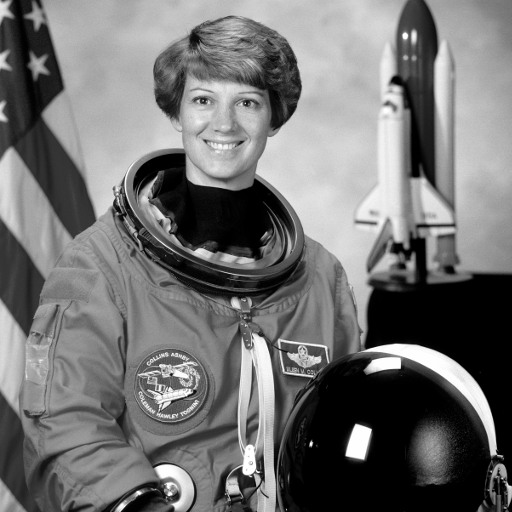
#> input picture dataset/controlled/astronaut.png, 512 x 512 px; its folder holds only this picture in this run
$ python measure_bounded_channel.py
#> lines starting #> are read from the running program, lines starting #| are printed output that depends on the picture
### src/fham/methods.py
from dataclasses import dataclass

import numpy as np
from PIL import Image
from scipy.optimize import linear_sum_assignment

from .assignment import (
    random_feasible_assignment,
    sparse_stability_aware_columns,
    stability_aware_columns,
)
from .config import BLOCK_SIZE
from .descriptors import descriptor_hashes
from .stability import _block_payloads


@dataclass(frozen=True)
class Location:
    x: int
    y: int
    arrangement: int


@dataclass
class Assignment:
    image_shape: tuple[int, int]
    block_size: int
    locations: list[Location]
    displacements: list[int]


class BaseMethod:
    def __init__(self, block_size=BLOCK_SIZE, descriptor="spectral"):
        self.block_size = block_size
        self.descriptor = descriptor
        self.lookup_table = {}
        self.image_shape = None

    def build_lookup_table(self, image):
        self.image_shape = tuple(image.shape)
        self.lookup_table = {}
        height, width = image.shape
        for y in range(0, height - self.block_size + 1, self.block_size):
            for x in range(0, width - self.block_size + 1, self.block_size):
                block = image[y:y + self.block_size, x:x + self.block_size]
                for arrangement, hash_value in enumerate(
                    descriptor_hashes(block, self.descriptor)
                ):
                    self.lookup_table.setdefault(hash_value, []).append(
                        Location(x, y, arrangement)
                    )
        return self.capacity

    @property
    def capacity(self):
        return sum(len(locations) for locations in self.lookup_table.values())

    # [19 lines left out: function extract, not called in this run]


class ExactMatchMethod(BaseMethod):
    # [13 lines left out: function embed, not called in this run]


class GreedyAssignmentMethod(BaseMethod):
    # [21 lines left out: function embed, not called in this run]


class OptimalAssignmentMethod(BaseMethod):
    # [24 lines left out: function embed, not called in this run]


class BottleneckAssignmentMethod(BaseMethod):
    """Minimizes the maximum |displacement| (A4) instead of the L1 sum, via
    binary search on the threshold followed by a feasibility check with the
    Jonker-Volgenant solver used by ``scipy.optimize.linear_sum_assignment``."""

    def __init__(self, max_displacement, block_size=BLOCK_SIZE, descriptor="spectral"):
        super().__init__(block_size, descriptor)
        self.max_displacement = max_displacement

    # [44 lines left out: function embed, not called in this run]


class RandomFeasibleAssignmentMethod(BaseMethod):
    """Wraps ``assignment.random_feasible_assignment`` (A6): a randomized
    feasible assignment used only as a lower-anchor baseline, not a proposed
    contribution."""

    # [29 lines left out: functions __init__, embed, not called in this run]


class StabilityAwareAssignmentMethod(BaseMethod):
    """Assignment using the composite cost
    ``c = lam * normalized_residual + (1 - lam) * (1 - stability)``.

    ``stabilities`` maps a ``Location`` to an empirically estimated
    probability that its descriptor hash is unchanged under a development
    subset of the transformation channel; unseen locations default to 1.0
    (assumed stable)."""

    # [50 lines left out: functions __init__, embed, not called in this run]


class BoundedAssignmentMethod(OptimalAssignmentMethod):
    def __init__(self, max_displacement, block_size=BLOCK_SIZE, descriptor="spectral"):
        super().__init__(block_size, descriptor)
        self.max_displacement = max_displacement

    def embed(self, message, image):
        if not self.lookup_table:
            self.build_lookup_table(image)
        if len(message) > self.capacity:
            return None
        records = [
            (value, location)
            for value in sorted(self.lookup_table)
            for location in self.lookup_table[value]
        ]
        targets = np.fromiter((ord(character) for character in message), dtype=np.int16)
        hashes = np.fromiter((value for value, _ in records), dtype=np.int16)
        costs = np.abs(targets[:, None] - hashes[None, :]).astype(np.float64)
        costs[costs > self.max_displacement] = np.inf
        try:
            rows, columns = linear_sum_assignment(costs)
        except ValueError:
            return None
        if not np.isfinite(costs[rows, columns]).all():
            return None
        ordered_columns = columns[np.argsort(rows)]
        locations = [records[index][1] for index in ordered_columns]
        displacements = [
            int(target - records[index][0])
            for target, index in zip(targets, ordered_columns)
        ]
        return Assignment(
            self.image_shape, self.block_size, locations, displacements
        )

### src/fham/hashing.py
import numpy as np


def largest_eigenvalue(block):
    matrix = np.asarray(block, dtype=np.float64).copy()
    matrix -= matrix.mean()
    try:
        return float(np.linalg.eigvalsh(matrix @ matrix.T).max())
    except np.linalg.LinAlgError:
        return float(np.abs(matrix).max())


def hash_block_arrangements(block):
    side = block.shape[0]
    sub_side = side // 3
    sub_blocks = [
        block[row * sub_side:(row + 1) * sub_side,
              col * sub_side:(col + 1) * sub_side]
        for row in range(3)
        for col in range(3)
    ]
    values = [largest_eigenvalue(sub_block) for sub_block in sub_blocks]
    orders = (
        (0, 1, 2, 5, 8, 7, 6, 3, 4),
        tuple(range(9)),
        (0, 3, 6, 7, 8, 5, 2, 1, 4),
    )
    hashes = [
        sum(
            (values[order[index]] >= values[order[index + 1]]) << (7 - index)
            for index in range(8)
        )
        for order in orders
    ]
    hashes.append(
        sum((values[4] <= values[index]) << bit
            for bit, index in zip(range(7, -1, -1), (0, 1, 2, 3, 5, 6, 7, 8)))
    )
    return hashes


# [26 lines left out: function spectral_comparison_margins, not called in this run]

### src/fham/channel.py
import hashlib
import os
import sqlite3
import struct
import threading
import zlib
from contextlib import closing

from cryptography.hazmat.primitives.ciphers.aead import AESGCM
from cryptography.hazmat.primitives import hashes
from cryptography.exceptions import InvalidSignature
from cryptography.hazmat.primitives.asymmetric.x25519 import (
    X25519PrivateKey,
    X25519PublicKey,
)
from cryptography.hazmat.primitives.asymmetric.ed25519 import (
    Ed25519PrivateKey,
    Ed25519PublicKey,
)
from cryptography.hazmat.primitives.kdf.hkdf import HKDF

from .methods import Assignment, Location


class AuxiliaryChannel:
    SERIAL_HEADER = struct.Struct(">4sBHHHI")
    RECORD = struct.Struct(">Hh")
    ENVELOPE_HEADER = struct.Struct(">4sBII")
    DIRECT_ENVELOPE_HEADER = struct.Struct(">B")
    SHAPED_ENVELOPE_HEADER = struct.Struct(">4sBI")
    SESSION_ENVELOPE_HEADER = struct.Struct(">4sB16sQ12sI")
    SERIAL_MAGIC = b"FHMS"
    ENVELOPE_MAGIC = b"FHME"
    SHAPED_ENVELOPE_MAGIC = b"FHMT"
    VERSION = 1
    AAD = b"FHAM-AUXILIARY"
    SHAPED_AAD = b"FHAM-AUXILIARY-SHAPED"
    SESSION_MAGIC = b"FHMS"
    SESSION_AAD = b"FHAM-AUXILIARY-SESSION-v1"

    @classmethod
    def serialize(cls, assignment):
        count = len(assignment.locations)
        if count != len(assignment.displacements):
            raise ValueError("location and displacement counts differ")
        payload = bytearray(
            cls.SERIAL_HEADER.pack(
                cls.SERIAL_MAGIC,
                cls.VERSION,
                assignment.image_shape[0],
                assignment.image_shape[1],
                assignment.block_size,
                count,
            )
        )
        for location, displacement in zip(
            assignment.locations, assignment.displacements
        ):
            blocks_per_row = assignment.image_shape[1] // assignment.block_size
            block_index = (
                location.y // assignment.block_size
            ) * blocks_per_row + location.x // assignment.block_size
            token = block_index * 4 + location.arrangement
            payload.extend(
                cls.RECORD.pack(
                    token,
                    displacement,
                )
            )
        return bytes(payload)

    # [39 lines left out: functions deserialize, serialized_length, not called in this run]

    @classmethod
    def protect(cls, assignment, key):
        raw = cls.serialize(assignment)
        compressed = zlib.compress(raw, level=9)
        nonce = os.urandom(12)
        ciphertext = AESGCM(key).encrypt(nonce, compressed, cls.AAD)
        envelope = cls.ENVELOPE_HEADER.pack(
            cls.ENVELOPE_MAGIC, cls.VERSION, len(raw), len(compressed)
        )
        return envelope + nonce + ciphertext

    # [252 lines left out: functions protect_direct, recover, protect_shaped, recover_shaped, derive_session_key, sign_ephemeral and 4 more, not called in this run]


class ReplayGuard:
    """In-memory strict sequence guard for single-process experiments."""

    def __init__(self):
        self._next_sequence = {}
        self._lock = threading.Lock()

    # [18 lines left out: functions register_session, accept, not called in this run]


class SQLiteReplayGuard:
    """Durable, atomic replay state for a receiver deployment."""

    # [46 lines left out: functions __init__, register_session, accept, not called in this run]

### src/fham/descriptors.py
from __future__ import annotations

import numpy as np
from scipy.fft import dctn

from .hashing import hash_block_arrangements
from .abdulsattar import AbdulsattarMethod


def _as_gray_uint8(block: np.ndarray) -> np.ndarray:
    array = np.asarray(block)
    if array.ndim == 3:
        array = (
            0.299 * array[..., 0] + 0.587 * array[..., 1] + 0.114 * array[..., 2]
        )
    if array.dtype == bool:
        array = array.astype(np.uint8) * 255
    elif np.issubdtype(array.dtype, np.floating):
        scale = 255 if array.max(initial=0) <= 1 else 1
        array = np.clip(array * scale, 0, 255)
    return array.astype(np.uint8, copy=False)


def spectral_hashes(block: np.ndarray) -> list[int]:
    return hash_block_arrangements(_as_gray_uint8(block))


# [86 lines left out: functions dct_ordinal_hashes, wavelet_gradient_hashes, mean_ordinal_hashes, dct_sumabs_hashes, abdulsattar_arr4_hashes, _ordinal_arrangements, not called in this run]


DESCRIPTORS = {
    "spectral": spectral_hashes,
    "dct_ordinal": dct_ordinal_hashes,
    "wavelet_gradient": wavelet_gradient_hashes,
    "mean_ordinal": mean_ordinal_hashes,
    "dct_sumabs": dct_sumabs_hashes,
    "abdulsattar_arr4": abdulsattar_arr4_hashes,
}


def descriptor_hashes(block: np.ndarray, descriptor: str = "spectral") -> list[int]:
    try:
        return DESCRIPTORS[descriptor](block)
    except KeyError as exc:
        raise ValueError(f"unknown descriptor: {descriptor}") from exc

### src/fham/experiments.py
import csv
import os
import random
import time
import tracemalloc
import zlib
from io import BytesIO
from pathlib import Path

import numpy as np
import pandas as pd
from cryptography.hazmat.primitives.ciphers.aead import AESGCM
from PIL import Image
from scipy import stats as scipy_stats
from scipy.ndimage import gaussian_filter, median_filter
from sklearn.ensemble import GradientBoostingClassifier, RandomForestClassifier
from sklearn.linear_model import LogisticRegression
from sklearn.metrics import (
    balanced_accuracy_score,
    mutual_info_score,
    roc_auc_score,
    roc_curve,
)
from sklearn.model_selection import train_test_split
from sklearn.neural_network import MLPClassifier

from .abdulsattar import AbdulsattarMethod
from .assignment import (
    aggregated_min_cost_assignment,
    bottleneck_radius,
    codebook_counts,
    dense_min_cost,
    symbol_counts,
)
from .channel import AuxiliaryChannel
from .config import DATASET_DIR, MESSAGE_LENGTHS, PRINTABLE_ASCII, RANDOM_SEED, ROOT
from .descriptors import descriptor_hashes
from .ecc import repetition_decode, repetition_encode
from .methods import (
    Assignment,
    BottleneckAssignmentMethod,
    BoundedAssignmentMethod,
    ExactMatchMethod,
    GreedyAssignmentMethod,
    OptimalAssignmentMethod,
    RandomFeasibleAssignmentMethod,
    StabilityAwareAssignmentMethod,
)
from .wysawis import WysawisMethod


def _message(length, image_name, trial):
    seed = RANDOM_SEED + length * 1009 + trial * 97
    seed += zlib.crc32(image_name.encode("utf-8"))
    rng = random.Random(seed)
    return "".join(chr(rng.choice(PRINTABLE_ASCII)) for _ in range(length))


# [28 lines left out: function capacity_experiment, not called in this run]


def stress_capacity_experiment(images, lengths=(100, 200), trials=3):
    summary, raw = capacity_experiment_subset(images, lengths, trials)
    return summary, raw


# [1098 lines left out: functions capacity_experiment_subset, assignment_ablation, codebook_geometry, bounded_assignment_experiment, _attack, _wysawis_attack and 17 more, not called in this run]


def _speckle(array, variance, rng):
    noise = rng.normal(0, np.sqrt(variance), array.shape)
    return np.clip(array.astype(np.float64) * (1 + noise), 0, 255).astype(np.uint8)


# [16 lines left out: functions _impulse, _gfilter, not called in this run]


def _medfilter(array, kernel):
    return median_filter(array, size=kernel).astype(np.uint8)


def _brightness(array, delta_pct):
    return np.clip(array.astype(np.float64) + delta_pct * 255, 0, 255).astype(np.uint8)


# [4 lines left out: function _contrast, not called in this run]


def _gamma(array, value):
    normalized = array.astype(np.float64) / 255.0
    return np.clip(255 * (normalized ** value), 0, 255).astype(np.uint8)


# [7 lines left out: function _crop_restore, not called in this run]


EXTENDED_TRANSFORMS = (
    "jpeg95", "jpeg90", "jpeg85", "jpeg75", "jpeg50",
    "resize075", "resize090", "resize110", "resize125",
    "rotate_neg1", "rotate_neg0_5", "rotate_pos0_5", "rotate_pos1",
    "gnoise_sigma0_5", "gnoise_sigma1", "gnoise_sigma2",
    "speckle_v0_001", "speckle_v0_005",
    "impulse_d0_001", "impulse_d0_005",
    "gfilter_k3", "gfilter_k5",
    "medfilter_k3", "medfilter_k5",
    "brightness_neg10", "brightness_pos10",
    "contrast_neg10", "contrast_pos10",
    "gamma_0_9", "gamma_1_1",
    "crop_restore_1pct", "crop_restore_5pct",
    "combo_jpeg90_resize090", "combo_jpeg90_gnoise1",
    "combo_resize090_gfilter3", "combo_jpeg85_brightness_pos10",
)


# [265 lines left out: functions _extended_attack, extended_transformation_robustness_experiment, _decoy_assignment, traffic_detectability_experiment, not called in this run]


GEOMETRIC_TRANSFORMS = (
    "rotate_neg1", "rotate_neg0_5", "rotate_pos0_5", "rotate_pos1",
    "crop_restore_1pct", "crop_restore_5pct",
)


# [72 lines left out: function ecc_repetition_experiment, not called in this run]

### scripts/measure_bounded_channel.py
"""Measure auxiliary-channel size for the controlled B=2 cohort at 200 chars."""

from pathlib import Path
import os
import zlib

import pandas as pd
import numpy as np
from PIL import Image

from fham.channel import AuxiliaryChannel
from fham.config import DATASET_DIR, RESULTS_DIR
from fham.experiments import _message
from fham.methods import BoundedAssignmentMethod


def main():
    key = os.urandom(32)
    rows = []
    for image_path in sorted((DATASET_DIR / "controlled").glob("*.png")):
        image_name = image_path.stem
        image = np.asarray(Image.open(image_path).convert("L"))
#> image is the input picture: shape (512, 512); min 0, max 255, mean 114.3
        method = BoundedAssignmentMethod(2)
        method.build_lookup_table(image)
        for trial in range(10):
            message = _message(200, image_name, trial)
            assignment = method.embed(message, image)
            if assignment is None:
                rows.append({"image": image_name, "trial": trial, "success": 0})
                continue
            compact = AuxiliaryChannel.protect(assignment, key)
            direct_payload = zlib.compress(message.encode("ascii"), level=9)
            direct_envelope = AuxiliaryChannel.protect_direct(direct_payload, key)
            direct_bytes = len(direct_envelope)
            raw = AuxiliaryChannel.serialize(assignment)
            rows.append({
                "image": image_name,
                "trial": trial,
                "success": 1,
                "message_bytes": len(message.encode("ascii")),
                "raw_record_bytes": len(raw),
                "compact_envelope_bytes": len(compact),
                "direct_encrypted_bytes": direct_bytes,
                "envelope_to_direct_ratio": len(compact) / direct_bytes,
            })
#> this loop made 1 pass
#> pass 1, in embed, `costs = np.abs(targets[:, None] - hashes[None, :]).astype(np.float64)`:
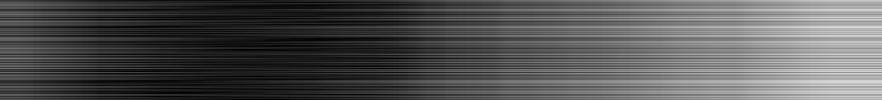
#> costs: shape (200, 1764) float64 (shown at 1/2 size); min 0, max 223, mean 83.8
    raw = pd.DataFrame(rows)
    RESULTS_DIR.mkdir(parents=True, exist_ok=True)
    raw_path = RESULTS_DIR / "auxiliary_channel_b2_200_raw.csv"
    summary_path = RESULTS_DIR / "auxiliary_channel_b2_200.csv"
    raw.to_csv(raw_path, index=False)
    successful = raw[raw.success == 1]
    summary = pd.DataFrame([{
        "bound": 2,
        "length": 200,
        "trials": len(raw),
        "feasible_trials": len(successful),
        "assignment_success_rate": len(successful) / len(raw),
        "mean_raw_record_bytes": successful.raw_record_bytes.mean(),
        "mean_compact_envelope_bytes": successful.compact_envelope_bytes.mean(),
        "mean_direct_encrypted_bytes": successful.direct_encrypted_bytes.mean(),
        "mean_envelope_to_direct_ratio": successful.envelope_to_direct_ratio.mean(),
    }])
    summary.to_csv(summary_path, index=False)
    print(summary.to_string(index=False))
    print(f"raw: {raw_path}")
    print(f"summary: {summary_path}")


if __name__ == "__main__":
    main()
#> (the call stopped at in protect, `ciphertext = AESGCM(key).encrypt(nonce, compressed, cls.AAD)`: cryptography is not available in this run)

$ run again, on dataset/controlled/coffee.png
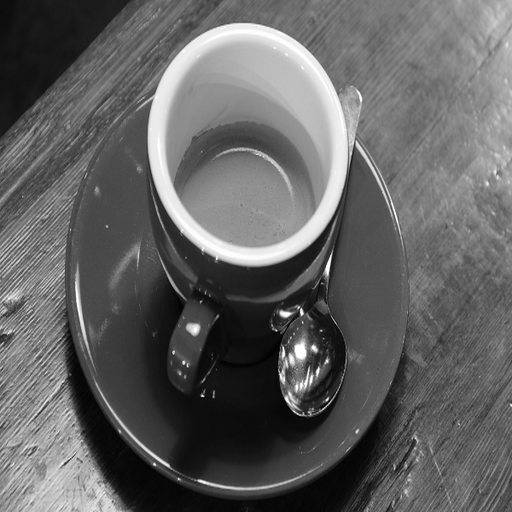
#> input picture dataset/controlled/coffee.png, 512 x 512 px
#> in main, image is the input picture: shape (512, 512); min 0, max 255, mean 98.3
#> the loop in main, `for trial in range(10):` made 1 pass
#> pass 1, in embed, `costs = np.abs(targets[:, None] - hashes[None, :]).astype(np.float64)`:
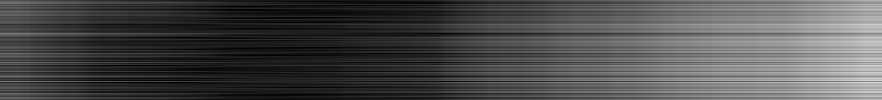
#> costs: shape (200, 1764) float64 (shown at 1/2 size); min 0, max 223, mean 75.5

$ run again, on dataset/controlled/coins.png
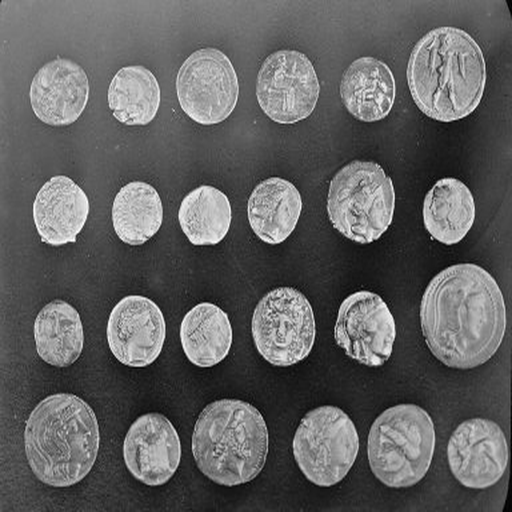
#> input picture dataset/controlled/coins.png, 512 x 512 px
#> in main, image is the input picture: shape (512, 512); min 0, max 255, mean 96.9
#> the loop in main, `for trial in range(10):` made 1 pass
#> pass 1, in embed, `costs = np.abs(targets[:, None] - hashes[None, :]).astype(np.float64)`:
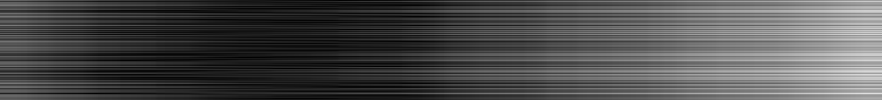
#> costs: shape (200, 1764) float64 (shown at 1/2 size); min 0, max 223, mean 75.9

$ run again, on dataset/controlled/camera.png
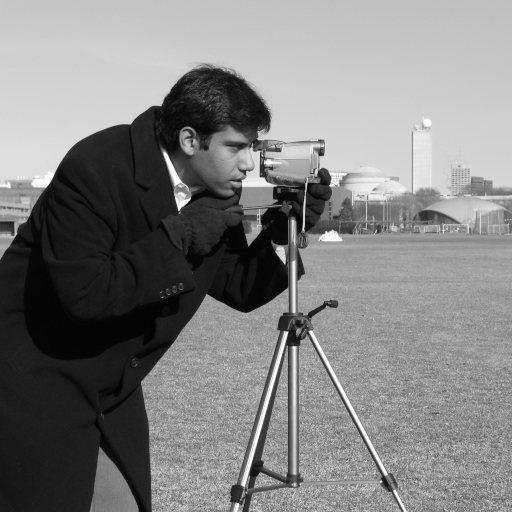
#> input picture dataset/controlled/camera.png, 512 x 512 px
#> in main, image is the input picture: shape (512, 512); min 0, max 255, mean 129.1
#> the loop in main, `for trial in range(10):` made 1 pass
#> pass 1, in embed, `costs = np.abs(targets[:, None] - hashes[None, :]).astype(np.float64)`:
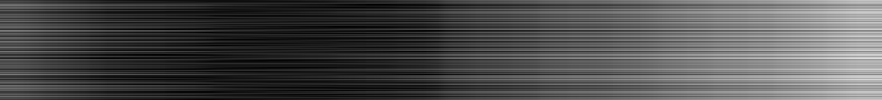
#> costs: shape (200, 1764) float64 (shown at 1/2 size); min 0, max 223, mean 76.9
